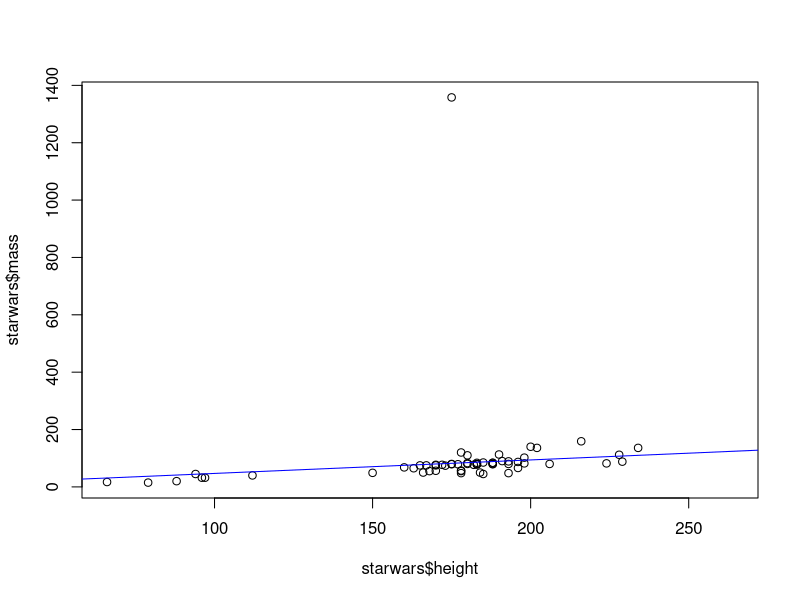
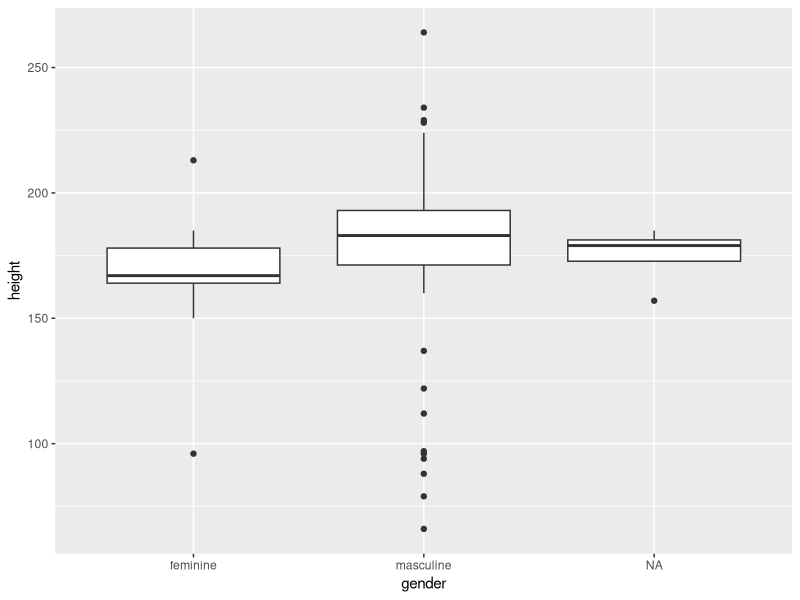

Reproduce these figures in R, in order. (Note: this script raises an error after producing the figures.)
## ---- chunk 1
library(dplyr)
knitr::opts_chunk$set(echo = TRUE)
## ---- chunk 2
dim(starwars)
tibble(starwars)
## ---- chunk 3
starwars%>%
  group_by(sex) %>%
  count()
## ---- chunk 4
plot(starwars$height, starwars$mass)
abline(0,(lm(starwars$height~starwars$mass+0)$coefficients),col="blue") # régression linéaire passant par 0 
lm(starwars$mass~starwars$height+0)$coefficients #le coefficient directeur
## ---- chunk 5
library(ggplot2)
ggplot(data = starwars, mapping = aes(x = gender, y = height)) + 
  geom_boxplot()

## ---- chunk 6
knitr::include_graphics("/Users/helenevignon/Desktop/OPEN2022/OPEN22-HV/TD-HV/STARWARS.png")
## ---- chunk 7
knitr::include_graphics("/Users/helenevignon/Desktop/OPEN2022/OPEN22-HV/TD-HV/starwars1.jpg")
